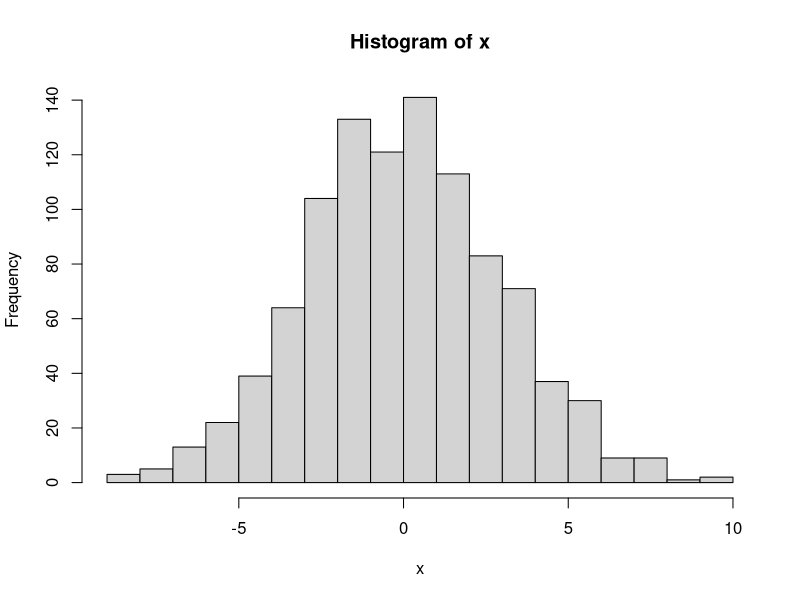
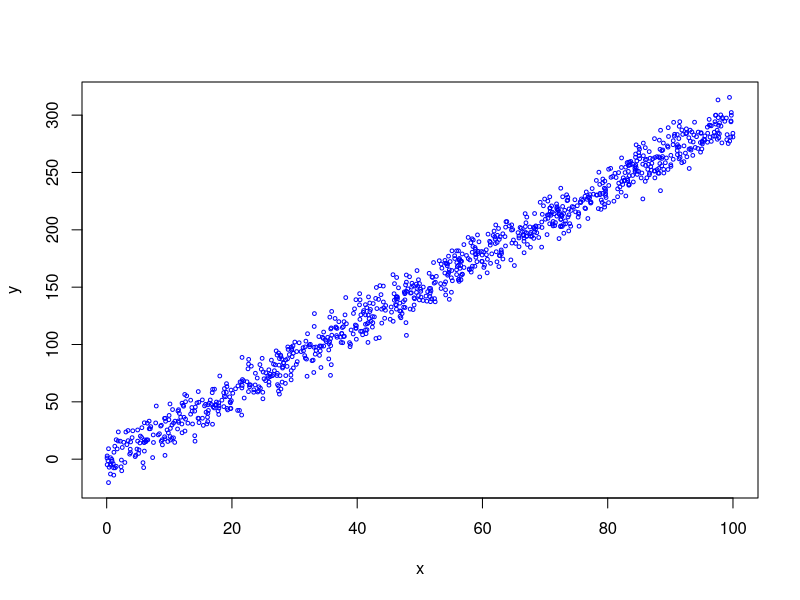

Reproduce these figures in R, in order.
###this script creates data and a few plots###

x = rnorm(n = 1000, mean = 0, sd = 3)
hist(x, nclass = 20)

###linear regression

m = 3
b = -2
eps = rnorm(1000,0, 10) #1000 residuals drawn from normal distribution around zero with sd of 10

x = runif(1000, 0, 100)
y = m*x + b + eps
plot(x,y, cex = .5, col = "blue")
